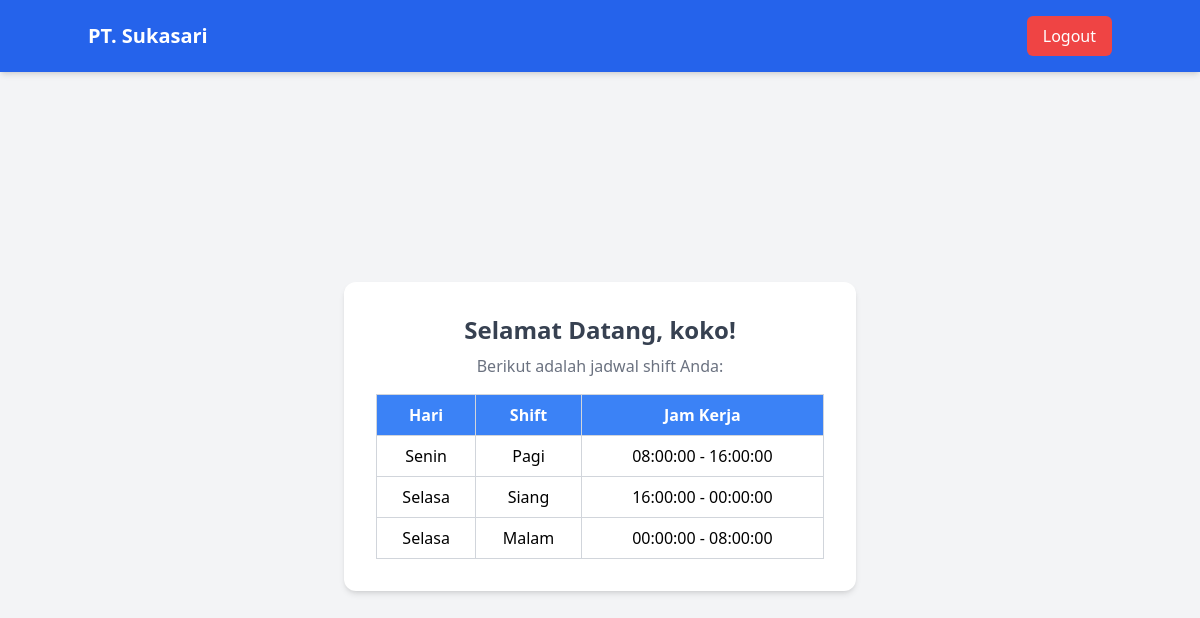
The app's page /dashboard_pegawai.php (signed in) with its own data.
### tables this page shows
CREATE TABLE `jadwal_shift` (
  `id_jadwal` int(11) NOT NULL AUTO_INCREMENT,
  `id_pegawai` int(11) DEFAULT NULL,
  `id_shift` int(11) DEFAULT NULL,
  `hari` enum('Senin','Selasa','Rabu','Kamis','Jumat','Sabtu','Minggu') NOT NULL,
  PRIMARY KEY (`id_jadwal`),
  KEY `id_pegawai` (`id_pegawai`),
  KEY `id_shift` (`id_shift`),
  CONSTRAINT `jadwal_shift_ibfk_1` FOREIGN KEY (`id_pegawai`) REFERENCES `pegawai` (`id_pegawai`) ON DELETE CASCADE,
  CONSTRAINT `jadwal_shift_ibfk_2` FOREIGN KEY (`id_shift`) REFERENCES `shift` (`id_shift`) ON DELETE CASCADE
);

CREATE TABLE `shift` (
  `id_shift` int(11) NOT NULL AUTO_INCREMENT,
  `nama_shift` varchar(50) NOT NULL,
  `jam_mulai` time NOT NULL,
  `jam_selesai` time NOT NULL,
  PRIMARY KEY (`id_shift`)
);

### dashboard_pegawai.php (the view, shortened to what this page needs)
<?php
require 'koneksi.php';
$email = $_SESSION['pegawai'];
$query = "SELECT * FROM pegawai WHERE nama = ?";
$stmt = $koneksi->prepare($query);
$stmt->bind_param("s", $email);
$stmt->execute();
$result = $stmt->get_result();
$pegawai = $result->fetch_assoc();
$id_pegawai = $pegawai['id_pegawai'];
$query = "
    SELECT shift.nama_shift, shift.jam_mulai, shift.jam_selesai, jadwal_shift.hari
    FROM jadwal_shift
    JOIN shift ON jadwal_shift.id_shift = shift.id_shift
    WHERE jadwal_shift.id_pegawai = ?
    ORDER BY FIELD(jadwal_shift.hari, 'Senin', 'Selasa', 'Rabu', 'Kamis', 'Jumat', 'Sabtu', 'Minggu')";
$stmt = $koneksi->prepare($query);
$stmt->bind_param("i", $id_pegawai);
$stmt->execute();
$result = $stmt->get_result();
?>
<!DOCTYPE html>
<html lang="id">
<head>
    <script src="https://cdn.tailwindcss.com"></script>
</head>
<body class="bg-gray-100 min-h-screen flex flex-col">
    <nav class="bg-blue-600 text-white p-4 shadow-md">
        <div class="container mx-auto flex justify-between items-center">
            <h1 class="text-xl font-bold">PT. Sukasari</h1>
            <a href="logout.php" class="bg-red-500 px-4 py-2 rounded-md hover:bg-red-600">Logout</a>
        </div>
    </nav>
    <div class="flex flex-grow justify-center items-center p-6">
        <div class="bg-white p-8 rounded-xl shadow-md w-full max-w-lg">
            <h2 class="text-2xl font-bold text-gray-700 text-center">Selamat Datang, <?php echo $email; ?>!</h2>
            <p class="text-gray-500 mt-2 text-center">Berikut adalah jadwal shift Anda:</p>
            <table class="w-full mt-4 border-collapse border border-gray-300">
                <thead>
                    <tr class="bg-blue-500 text-white">
                        <th class="border border-gray-300 p-2">Hari</th>
                        <th class="border border-gray-300 p-2">Shift</th>
                        <th class="border border-gray-300 p-2">Jam Kerja</th>
                    </tr>
                </thead>
                <tbody>
                    <?php while ($row = $result->fetch_assoc()): ?>
                        <tr class="text-center bg-white hover:bg-gray-100">
                            <td class="border border-gray-300 p-2"><?php echo $row['hari']; ?></td>
                            <td class="border border-gray-300 p-2"><?php echo $row['nama_shift']; ?></td>
                            <td class="border border-gray-300 p-2"><?php echo $row['jam_mulai'] . " - " . $row['jam_selesai']; ?></td>
                        </tr>
                    <?php endwhile; ?>
                </tbody>
            </table>
        </div>
    </div>
</body>
</html>

### records on screen
jadwal_shift: hari "Senin", id_shift.nama_shift "Pagi", id_shift.jam_mulai "08:00:00", id_shift.jam_selesai "16:00:00"
jadwal_shift: hari "Selasa", id_shift.nama_shift "Siang", id_shift.jam_mulai "16:00:00", id_shift.jam_selesai "00:00:00"
jadwal_shift: hari "Selasa", id_shift.nama_shift "Malam", id_shift.jam_mulai "00:00:00", id_shift.jam_selesai "08:00:00"

### other values on screen
$email "koko"
